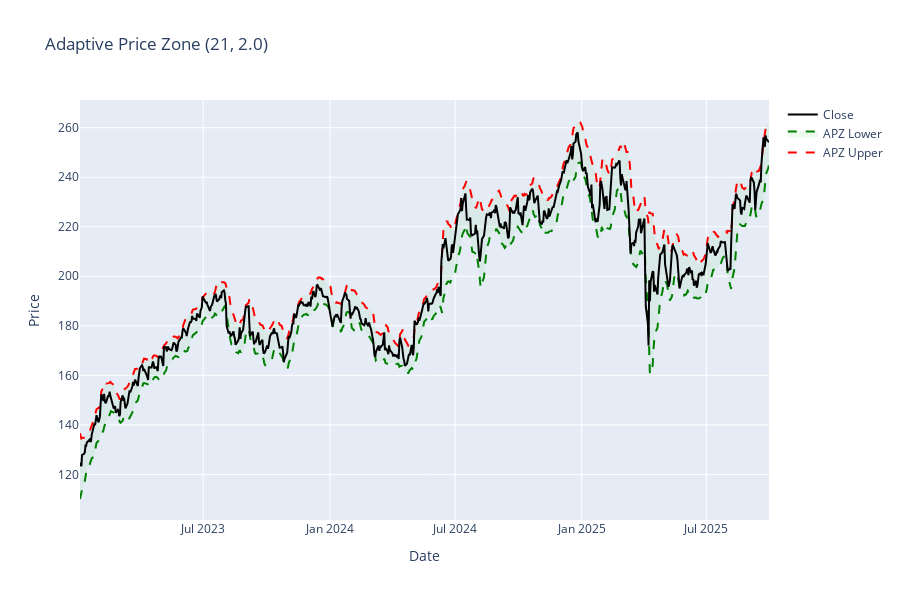

Notebook source saved alongside this figure:
### Markdown cell above
## 4. APZ - Adaptive Price Zone

Adaptive volatility bands using double-smoothed EMA. More adaptive than Bollinger Bands. Adjusts to changing market conditions.

### Code cell
apz_upper, apz_lower = calculate_apz(df, period=21, band_pct=2.0)
df["apz_upper"] = apz_upper
df["apz_lower"] = apz_lower

fig = go.Figure()

# APZ bands
fig.add_trace(go.Scatter(x=df["date"], y=df["apz_upper"], name="APZ Upper", line={"color": "red", "dash": "dash"}))
fig.add_trace(
    go.Scatter(
        x=df["date"],
        y=df["apz_lower"],
        name="APZ Lower",
        line={"color": "green", "dash": "dash"},
        fill="tonexty",
        fillcolor="rgba(100,200,100,0.1)",
    )
)

# Price
fig.add_trace(go.Scatter(x=df["date"], y=df["close"], name="Close", line={"color": "black", "width": 2}))

fig.update_layout(height=600, title_text="Adaptive Price Zone (21, 2.0)", xaxis_title="Date", yaxis_title="Price")
fig.show()

print("APZ uses double-smoothed EMA for adaptive volatility bands")

### Figure 1 — Plotly figure (JSON) as saved in the notebook; plotly's stock layout.template omitted (floating-point values rounded to 4 significant figures; data arrays with more than 128 entries replaced by an {"elided": "..."} marker saying what was removed)
{"data": [{"line": {"color": "red", "dash": "dash"}, "name": "APZ Upper", "type": "scatter", "x": {"elided": "688 str values"}, "y": {"elided": "688 float values"}}, {"fill": "tonexty", "fillcolor": "rgba(100,200,100,0.1)", "line": {"color": "green", "dash": "dash"}, "name": "APZ Lower", "type": "scatter", "x": {"elided": "688 str values"}, "y": {"elided": "688 float values"}}, {"line": {"color": "black", "width": 2}, "name": "Close", "type": "scatter", "x": {"elided": "688 str values"}, "y": {"elided": "688 float values"}}], "layout": {"height": 600, "title": {"text": "Adaptive Price Zone (21, 2.0)"}, "xaxis": {"title": {"text": "Date"}}, "yaxis": {"title": {"text": "Price"}}}}
